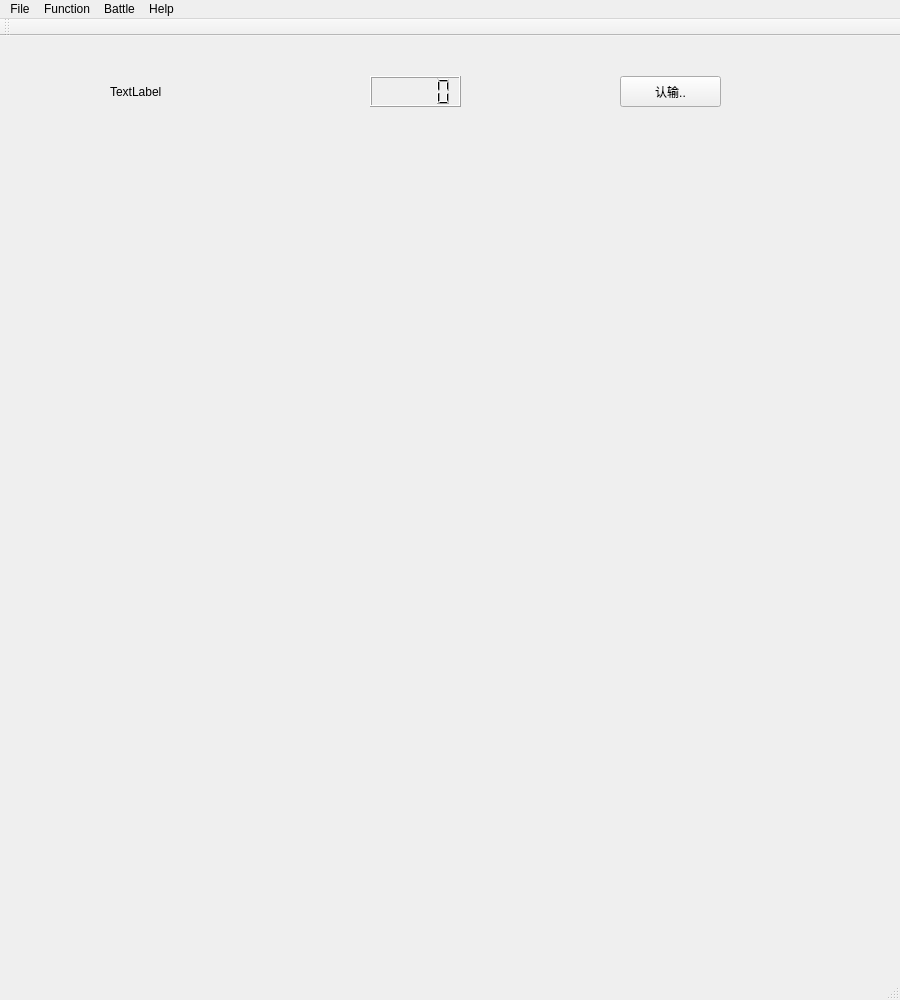
<?xml version="1.0" encoding="UTF-8"?>
<ui version="4.0">
 <class>MainWindow</class>
 <widget class="QMainWindow" name="MainWindow">
  <property name="geometry">
   <rect>
    <x>0</x>
    <y>0</y>
    <width>900</width>
    <height>1000</height>
   </rect>
  </property>
  <property name="windowTitle">
   <string>MainWindow</string>
  </property>
  <widget class="QWidget" name="centralWidget">
   <widget class="QLabel" name="label">
    <property name="geometry">
     <rect>
      <x>110</x>
      <y>40</y>
      <width>151</width>
      <height>31</height>
     </rect>
    </property>
    <property name="text">
     <string>TextLabel</string>
    </property>
   </widget>
   <widget class="QPushButton" name="pushButton">
    <property name="geometry">
     <rect>
      <x>620</x>
      <y>40</y>
      <width>101</width>
      <height>31</height>
     </rect>
    </property>
    <property name="text">
     <string>认输..</string>
    </property>
   </widget>
   <widget class="QLCDNumber" name="lcdNumber">
    <property name="geometry">
     <rect>
      <x>370</x>
      <y>40</y>
      <width>91</width>
      <height>31</height>
     </rect>
    </property>
   </widget>
  </widget>
  <widget class="QMenuBar" name="menuBar">
   <property name="geometry">
    <rect>
     <x>0</x>
     <y>0</y>
     <width>900</width>
     <height>26</height>
    </rect>
   </property>
   <widget class="QMenu" name="menuFile">
    <property name="title">
     <string>File</string>
    </property>
    <addaction name="actionNew"/>
    <addaction name="actionOpen"/>
    <addaction name="actionSave"/>
    <addaction name="actionExit"/>
   </widget>
   <widget class="QMenu" name="menuFunction">
    <property name="title">
     <string>Function</string>
    </property>
    <addaction name="actionAdmit_Lose"/>
    <addaction name="actionAsk_for_peace"/>
    <addaction name="actionOverturn_ChessBoard"/>
   </widget>
   <widget class="QMenu" name="menuHelp">
    <property name="title">
     <string>Help</string>
    </property>
    <addaction name="actionCurrent_Setting"/>
    <addaction name="actionHelp"/>
    <addaction name="actionAbout"/>
   </widget>
   <widget class="QMenu" name="menuBattle">
    <property name="title">
     <string>Battle</string>
    </property>
    <addaction name="actionCreate_room"/>
    <addaction name="actionJoin_room"/>
   </widget>
   <addaction name="menuFile"/>
   <addaction name="menuFunction"/>
   <addaction name="menuBattle"/>
   <addaction name="menuHelp"/>
  </widget>
  <widget class="QToolBar" name="mainToolBar">
   <attribute name="toolBarArea">
    <enum>TopToolBarArea</enum>
   </attribute>
   <attribute name="toolBarBreak">
    <bool>false</bool>
   </attribute>
  </widget>
  <widget class="QStatusBar" name="statusBar"/>
  <action name="actionNew">
   <property name="text">
    <string>New</string>
   </property>
  </action>
  <action name="actionOpen">
   <property name="text">
    <string>Open</string>
   </property>
  </action>
  <action name="actionSave">
   <property name="text">
    <string>Save</string>
   </property>
  </action>
  <action name="actionExit">
   <property name="text">
    <string>Exit</string>
   </property>
  </action>
  <action name="actionCreate_room">
   <property name="text">
    <string>Create room</string>
   </property>
  </action>
  <action name="actionJoin_room">
   <property name="text">
    <string>Join room</string>
   </property>
  </action>
  <action name="actionAsk_for_peace">
   <property name="text">
    <string>Ask for peace</string>
   </property>
  </action>
  <action name="actionOverturn_ChessBoard">
   <property name="text">
    <string>Overturn ChessBoard</string>
   </property>
  </action>
  <action name="actionHelp">
   <property name="text">
    <string>Help</string>
   </property>
  </action>
  <action name="actionAbout">
   <property name="text">
    <string>About</string>
   </property>
  </action>
  <action name="actionAdmit_Lose">
   <property name="text">
    <string>Admit Lose</string>
   </property>
  </action>
  <action name="actionCurrent_Setting">
   <property name="text">
    <string>Current_Setting</string>
   </property>
  </action>
 </widget>
 <layoutdefault spacing="6" margin="11"/>
 <resources/>
 <connections/>
</ui>
